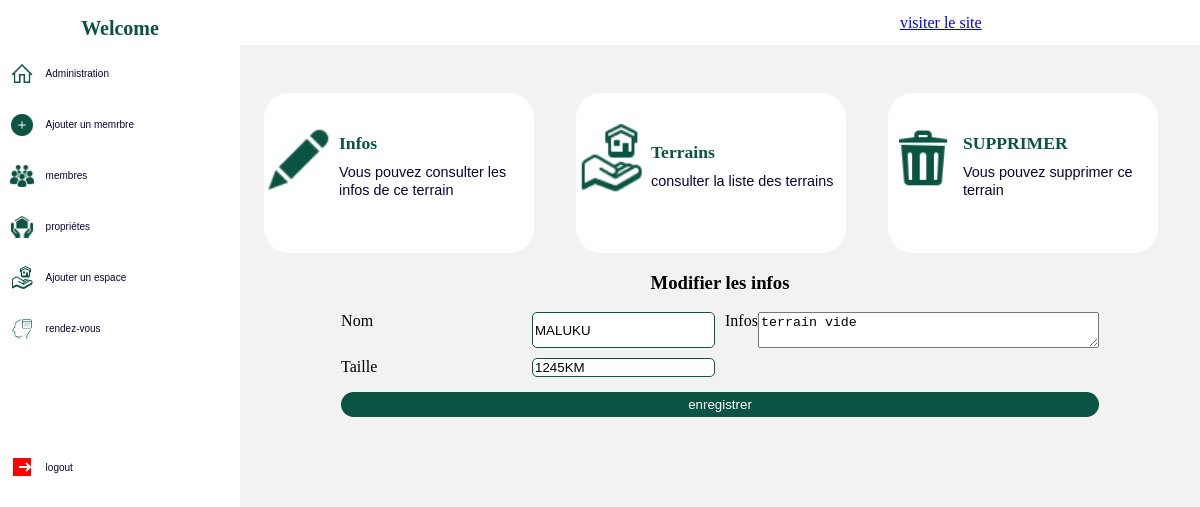
/space_modif/1/, run on the app's committed database.
### app/models.py (models this page shows, shortened)
class Space (models.Model):
    title = models.CharField(max_length=150, unique=True, default="")
    name = models.TextField()
    size = models.CharField(max_length=100)

### app/views.py (the view)
# urls.py: path('space_modif/<int:space_id>/', views.space_modif, name="space_modif"),
def space_modif(request, space_id):
    space = get_object_or_404(Space, id=space_id)
    if request.method == 'POST':
        form = SpaceForm(request.POST, instance=space)
        if form.is_valid():
            form.save()
            return redirect('space')
    else :
        form = SpaceForm(instance=space)
    return render(request, 'space_modif.html', {'form':form, 'space':space})

### app/forms.py
class SpaceForm(forms.ModelForm):
    class Meta :
        model = Space
        fields  = ('name', 'size', 'title')

### app/templates/space_modif.html (shortened to what this page needs)
<!DOCTYPE html>{% load static %}
<html lang="en">
<head>
    <link rel="stylesheet" type="text/css" href="{% static 'css/profiles.css' %}">
    <link rel="stylesheet" href="{% static 'css/member.css' %}">
</head>
<body>
  <div class="body">
    <nav class="nav-menu">
        <h1> Welcome {{user.username}}  </h1>
        <ul>
            <li><a href="{% url 'profile'  %}"><img src="{% static 'img/icons8-home-32.png' %}" alt=""> <span>Administration</span></a></li>
            <li><a href="{% url 'add_member'  %}"><img src="{% static 'img/icons8-add-50.png' %}" alt=""> <span>Ajouter un memrbre</span> </a></li>
            <li><a href="{% url 'member'  %}"><img src="{% static 'img/icons8-user-groups-50.png' %}" alt=""> <span>membres</span> </a></li>
            <li><a href="{% url 'property'  %}"><img src="{% static 'img/icons8-property-50.png' %}" alt=""><span>propriétes</span></a></li>
            <li><a href="{% url 'space_form'  %}"><img src="{% static 'img/icons8-property-48.png' %}" alt=""><span>Ajouter un espace</span></a></li>
            <li><a href="{% url 'appoint'  %}"><img src="{% static 'img/icons8-appointment-80.png' %}" alt=""><span>rendez-vous</span></a></li>
            <li class="logout"><a href="{% url 'login' %}"><img src="{% static 'img/icons8-logout-24.png' %}" alt=""> <span>logout</span> </a></li>
        </ul>
       </nav>
      <nav class="nav-body">
        <nav class="nav-bar">
            <a href="{% url 'home' %}">visiter le site</a>
           </nav>
           <nav class="nav-content">
            <aside>
                <a href="{% url 'space_detail' space.id %}">
                    <p><img src="{% static 'img/icons8-edit-48.png' %}" alt=""><div class="infos">
                        <h2>Infos </h2>
                        <span>Vous pouvez consulter les infos de ce terrain</span>
                    </div></p>
                </a>
            </aside>
            <aside>
                <a href="{% url 'space' %}">
                    <p><img src="{% static 'img/icons8-property-48.png' %}" alt=""><div class="infos">
                        <h2>Terrains</h2>
                        <span>consulter la liste des terrains </span>
                    </div></p>
                </a>
            </aside>
            <aside>
                <a href="{% url 'space_delete' space.id %}">
                    <p><img src="{% static 'img/icons8-trash-64.png' %}" alt=""><div class="infos">
                        <h2>SUPPRIMER</h2>
                        <span>Vous pouvez supprimer ce terrain  </span>
                    </div></p>
                </a>
            </aside>
           </nav>
           <div class="form-member" >
            <nav>
                <h3>Modifier les infos</h3>
                <form  method="post">
                <nav>
                    <div><label for="">Nom</label> {{form.title}}
                   </div>
                    <div><label for="">Infos</label>{{form.name}}
                   </div>
                    <div><label for="">Taille</label>{{form.size}}</div>
                </nav>
                  <button type="submit">enregistrer</button>
                </form>
            </nav>
          </div>
      </nav>
  </div>
</body>
</html>

### app/static/css/profiles.css (style rules this page uses)
.body { display: flex; background-color: rgba(226, 225, 225, 0.438); left: 0; right: 0; position: fixed; height: 100%; width: 100%; top: 0; }
.nav-menu { width: 300px; height: 100%; position: relative; background-color: white; }
.nav-menu ul { left: 0; margin-left: 4%; padding: 0; }
.nav-menu ul li { list-style-type: none; margin-bottom: 1em; }
.nav-menu ul li a { display: flex; text-decoration: none; align-items: center; align-content: center; }
.logout { margin-top: 45%; }
.nav-menu ul li a span { padding: 12px; font-size: 10px; color: rgb(12, 2, 54); font-family: Arial, Helvetica, sans-serif; }
.nav-menu ul li img { width: 1.5em; height: 1.5em; }
.nav-menu h1 { display: flex; justify-content: center; font-family:'Times New Roman', Times, serif; font-weight: 900; color: rgb(11, 84, 68); font-size: 20px; }
.nav-bar { width: 100%; display: flex; background-color: white; height: 45px; justify-content: space-around; align-items: center; align-content: center; }
.nav-body { width: 100%; }
.nav-content { display: grid; grid-template-columns: repeat(3, 1fr); justify-content: center; margin-top: 5%; margin-left: 1.5em; }
.nav-content aside { width: 270px; height: 160px; background-color: white; border-radius: 25px; border: none; }
.nav-content aside a { display: flex; text-decoration: none; align-content: center; align-items: center; padding-top: 15px; }
.nav-content aside a img { width: 70px; height: 70px; }
.nav-content aside a .infos { margin-left: 5px; }
.nav-content aside a .infos h2 { color: rgb(11, 84, 68); font-family: 'Times New Roman', Times, serif; line-height: 10px; font-size: 1.1em; }
.nav-content aside a .infos span { color: rgb(12, 2, 54); font-family: sans-serif; font-size: 0.9em; }

### app/static/css/member.css (style rules this page uses)
.form-member form nav { display: grid; grid-template-columns: repeat(2,1fr); gap: 10px; }
.form-member form { display: grid; justify-content: center; }
.form-member form input { border: 1px solid rgb(11, 84, 68) ; outline: none; border-radius:5px ; }
.form-member form textarea { height: 30px; }
.form-member form div { display: flex; justify-content: space-between; }
.form-member nav h3 { display: flex; justify-content: center; font-family: 'Times New Roman', Times, serif; }
.form-member button { border: none; border-radius: 15px; background-color: rgb(11, 84, 68); margin-top: 15px; color: white; padding: 5px ; cursor: pointer; }

### data on the page
Space: title "MALUKU", name "terrain vide", size "1245KM"
